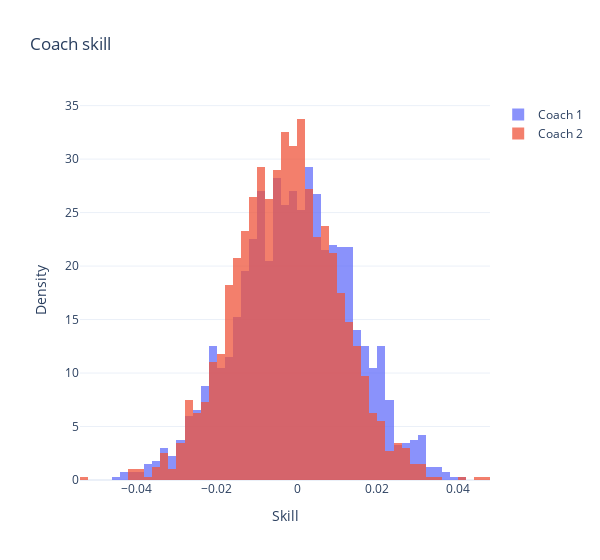

Source (notebook cell):
### Code cell
# Plot the results
fig = go.Figure()
fig.add_trace(go.Histogram(x=samples["coach1_skill"].detach().squeeze(), histnorm='probability density', name="Coach 1", opacity=0.75))
fig.add_trace(go.Histogram(x=samples["coach2_skill"].detach().squeeze(), histnorm='probability density', name="Coach 2", opacity=0.75))
fig.update_layout(barmode='overlay', xaxis_title="Skill", yaxis_title="Density", title="Coach skill", width=600)
fig.show()

### Figure 1 — Plotly figure (JSON) as saved in the notebook; plotly's stock layout.template omitted (floating-point values rounded to 4 significant figures; data arrays with more than 128 entries replaced by an {"elided": "..."} marker saying what was removed)
{"data": [{"histnorm": "probability density", "name": "Coach 1", "opacity": 0.75, "type": "histogram", "x": {"elided": "2000 float values"}}, {"histnorm": "probability density", "name": "Coach 2", "opacity": 0.75, "type": "histogram", "x": {"elided": "2000 float values"}}], "layout": {"barmode": "overlay", "title": {"text": "Coach skill"}, "width": 600, "xaxis": {"title": {"text": "Skill"}}, "yaxis": {"title": {"text": "Density"}}}}
